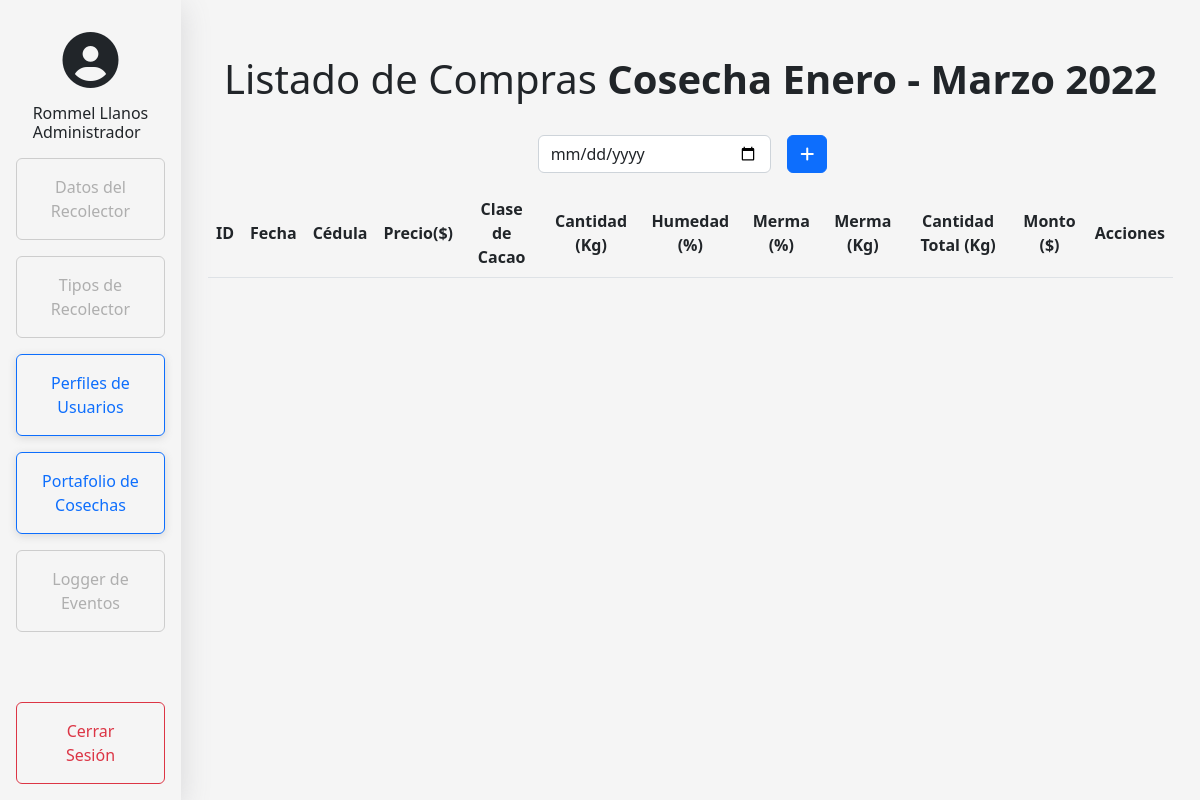
The page /cosechas/compras/1 (signed in) on the database as committed earlier.
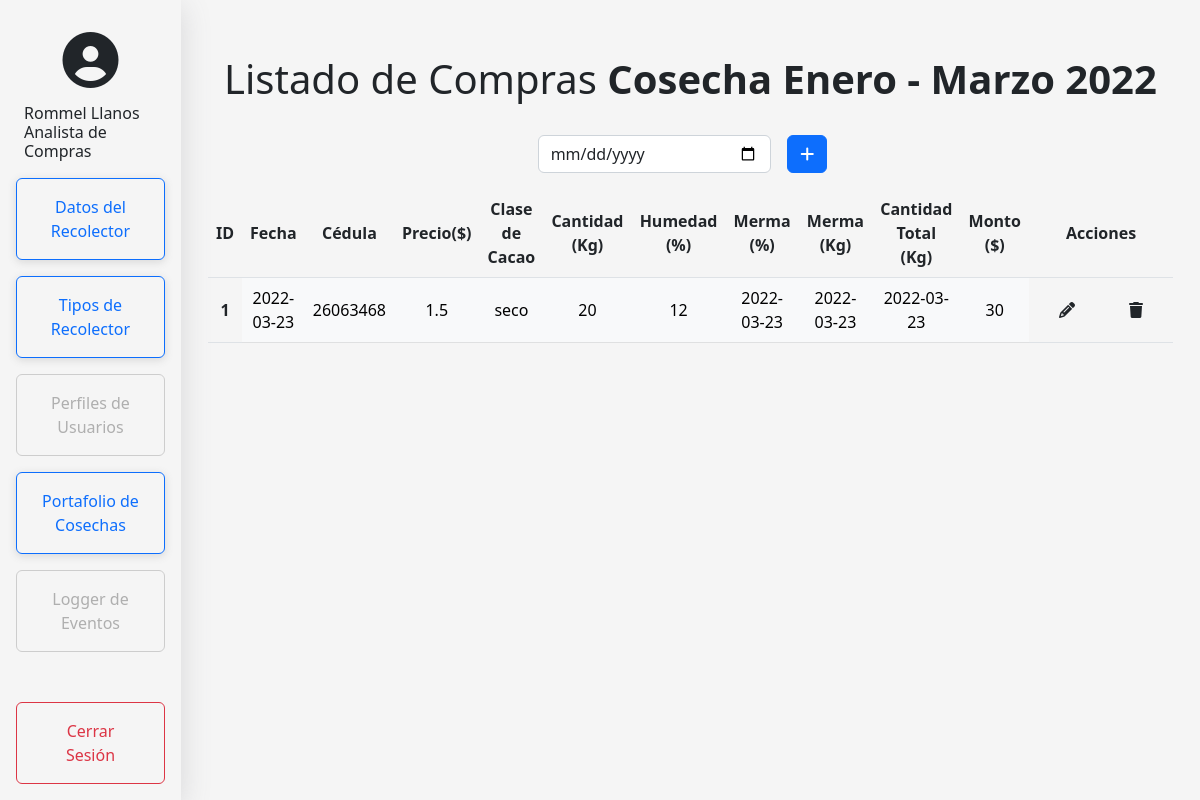
The same page on the database as committed later.
### model.py (models this page shows, shortened)
class Cosecha(db.Base):
    __tablename__ = 'cosecha'
    id = Column(Integer, primary_key=True, autoincrement = True)
    descripcion = Column(String, nullable=False)
    inicio = Column(Date, default=datetime.datetime.now())
    fin = Column(Date, default=datetime.datetime.now())
    numCosecha = relationship("Usuario")
    activa = Column(Integer, nullable = False)

class Compra(db.Base):
    __tablename__ = 'compra'
    id = Column(Integer, primary_key=True, autoincrement = True)
    fecha = Column(Date, default=datetime.datetime.now())
    cedula = Column(Integer, ForeignKey("recolector.id"))
    tipo = Column(Integer, ForeignKey("tiporecolector.id"))
    precio = Column(Integer, default=0)
    cacao = Column(String, nullable=False)
    cantidad = Column(Integer, nullable=False)
    monto = Column(Integer, nullable=False)
    humedad = Column(Integer, nullable=False)

### app.py (the view)
@app.route('/cosechas/compras/<id_cosecha>',methods=['GET','POST','PUT'])
def compras(id_cosecha):
    if 'username' in session:
        if session['rol'] == 1 or session['rol'] == 0:
            cosecha = db1.session.query(Cosecha).filter_by(id = id_cosecha).first()
            tipos = obtenerTiposRecolectores()
            recolectores = obtenerRecolectores()
            compras = obtenerCompras()
            if request.method=='POST':
                if recolectores != []:
                    generarCompra(request.form["id"],
                                request.form["fecha"],
                                request.form["cedula"],
                                request.form["cacao"],
                                request.form["cantidad"],
                                request.form["humedad"],
                                )
                    return render_template('compras.html',recolectores=recolectores, tipos=tipos, compras=compras, cosecha=cosecha)
                else:
                    flash("No se puede agregar la compra, no existen recolectores")
                    return render_template('compras.html',recolectores=recolectores, tipos=tipos, compras=compras, cosecha=cosecha)
            else:
                return render_template('compras.html',recolectores=recolectores, tipos=tipos, compras=compras, cosecha=cosecha)
        else:
            return redirect(url_for('home'))
    else:
       return redirect(url_for('login'))

### app.py (called while the page is built)
def obtenerRecolectores():
    recolectores = db1.session.query(Recolector).filter_by().all()
    return recolectores

def obtenerTiposRecolectores():
    tiposRecolectores = db1.session.query(TipoRecolector).filter_by().all()
    return tiposRecolectores

def obtenerCompras():
    compras = db1.session.query(Compra).filter_by().all()
    return compras

### templates/compras.html (shortened to what this page needs)
{% extends './home.html' %}
{% block customCSS %}
<link rel="stylesheet" href="{{ url_for('static',filename='css/login.css') }}">
{% endblock %}
{% block body %}
<main class="form-signin w-100 mb-auto mt-3 text-center justify-content-md-center row">
    {% if cosecha %}
        <h2 class=" my-4 fade-in display-6">Listado de Compras <b class="fw-bold">Cosecha {{cosecha.descripcion}}</b> </h2>
    {%endif%}
  <div class="row justify-content-md-center fade-in">
    <div class="col-md-4 d-flex justify-content-end">
          <input type="date" class="form-control my-2 search" id="myInput" onkeyup="search()" placeholder="Buscar por fecha...">
          <button type="button" class="btn btn-primary my-2 mx-3" data-bs-toggle="modal" data-bs-target="#AgregarCosecha">
            <i class="fa-solid fa-plus"></i>
          </button>
    </div>
  </div>
  {%if cosecha%}
      <div class="row justify-content-md-center fade-in">
        <div class="col-12 col-md-12 table-responsive">
          <table class="table mt-2 table-hover " id = "compras">
            <thead>
              <th scope="col">ID</th>
              <th scope="col">Fecha</th>
              <th scope="col">Cédula</th>
              <th scope="col">Precio($)</th>
              <th scope="col">Clase de Cacao</th>
              <th scope="col">Cantidad (Kg)</th>
              <th scope="col">Humedad (%)</th>
              <th scope="col">Merma (%)</th>
              <th scope="col">Merma (Kg)</th>
              <th scope="col">Cantidad Total (Kg)</th>
              <th scope="col">Monto ($)</th>
              <th scope="col">Acciones</th>
            </thead>
            <tbody>
              {%for compra in compras%}
              <tr class=" deleteOut tdEdit">
                  <th scope="row" id="{{compra.id}}">{{compra.id}}</th>
                  <form name="editCompra{{compra.id}}" action="/compras/update" method="POST">
                    <td class="table-light tdEdit" type="username" id="username">{{compra.fecha}}</td>
                    <td class="table-light tdEdit" type="username" id="username">{{compra.cedula}}</td>
                    <td class="table-light tdEdit" type="username" id="username">{{compra.precio}}</td>
                    <td class="table-light tdEdit" type="username" id="username">{{compra.cacao}}</td>
                    <td class="table-light tdEdit" type="username" id="username">{{compra.cantidad}}</td>
                    <td class="table-light tdEdit" type="username" id="username">{{compra.humedad}}</td>
                    <td class="table-light tdEdit" type="username" id="username">{{compra.fecha}}</td>
                    <td class="table-light tdEdit" type="username" id="username">{{compra.fecha}}</td>
                    <td class="table-light tdEdit" type="username" id="username">{{compra.fecha}}</td>
                    <td class="table-light tdEdit" type="username" id="username">{{compra.monto}}</td>
                  </form>
                  <td class="col-1">
                    <div class="cont">
                      <button id="editbtn" method="POST" class="edit pencil btn" role="button" onclick="handleEdit()" title="Editar Cosecha">
                        <div>
                          <i class="fa-solid fa-pencil"></i>
                        </div>
                      </button>
                      <form name="delete" action="/cosechas/delete" method="POST" class="edit trash btn" role="button" onclick="handleDelete();" title="Eliminar Cosecha">
                        <div >
                          <i class="fa-solid fa-trash"></i>
                        </div>
                      </form>
                    </div>
                  </td>
              </tr>
              {%endfor%}
            </tbody>
          </table>
        </div>
      </div>
  {%endif%}
</main>
{% endblock %}

### templates/home.html (shortened to what this page needs)
{% extends './base.html' %}
    {% block menu %}
    {% if 'username' in session%}
    <div class="d-flex flex-column p-3 bg-light sidebar " style="width: 17%; height: 100%;">
        <ul  role="button" onclick="window.location = '/'"class="nav d-flex mb-3 mr-3 justify-content-center fade-in" name="home">
            <li class=" d-flex centerList flex-column">
                <i class="fa-solid fa-circle-user display-4 m-3"></i>
            </li>
            <li class=" justify-content-center flex-column centerList mx-2" >
                <h6 class="text-left centerList">
                    {{ session['nombres'] + ' ' + session['apellidos']}}
                </h6>
                <h6 class="text-left fw-light centerList">
                    {% if session['rol'] == 0%}
                    Analista de Compras
                    {%elif session['rol'] == 1 %}
                    Administrador
                    {%else%}
                    Vendedor
                    {%endif%}
                </h6>
            </li>
        </ul>
        <ul class="nav nav-pills flex-column mb-auto upList justify-content-md-center" id="menuList">
            {% if session['rol'] == 0 %}
            <li class="align-items-center justify-content-md-center fade-in">
                <a href="{{ url_for('recolector') }}" class="w-100">
                    <button class="nav-item btn btn-outline-primary mb-3 px-4 py-3">
                        Datos del Recolector
                    </button>
                </a>
            </li>
            <li class="align-items-center justify-content-md-center fade-in">
                <a href="{{ url_for('tipo_prod') }}" class="w-100">
                    <button class="nav-item btn btn-outline-primary mb-3 px-4 py-3">
                        Tipos de Recolector
                    </button>
                </a>
            </li>
            {% else %}
            <li class="align-items-center justify-content-md-center fade-in">
                <a href="#" class="w-100 disabled">
                    <button class="nav-item btn btn-outline-primary mb-3 px-4 py-3 disabled">
                         Datos del Recolector
                    </button>
                </a>
            </li>
            <li class="align-items-center justify-content-md-center fade-in">
                <a href="#" class="w-100 disabled">
                    <button class="nav-item btn btn-outline-primary mb-3 px-4 py-3 disabled">
                        Tipos de Recolector
                    </button>
                </a>
            </li>
            {% endif %}
            {% if session['rol'] == 1 %}
            <li class="align-items-center justify-content-md-center fade-in">
                <a href="{{ url_for('admin') }}" class="w-100">
                    <button class="nav-item btn btn-outline-primary mb-3 px-4 py-3">
                        Perfiles de Usuarios
                    </button>
                </a>
            </li>
            {% else %}
            <li class="align-items-center justify-content-md-center fade-in">
                <a href="#" class="w-100 disabled">
                    <button class="nav-item btn btn-outline-primary mb-3 px-4 py-3 disabled">
                        Perfiles de Usuarios
                    </button>
                </a>
            </li>
            {% endif %}
            {% if session['rol'] == 1 or session['rol'] == 0 %}
            <li class="align-items-center justify-content-md-center fade-in">
                <a href="{{ url_for('cosechas') }}" class="w-100">
                    <button class="nav-item btn btn-outline-primary mb-3 px-4 py-3">
                        Portafolio de Cosechas
                    </button>
                </a>
            </li>
            {% endif %}
            {% if session['rol'] == 2 %}
            <li class="align-items-center justify-content-md-center fade-in">
                <a href="#" class="w-100">
                    <button class="nav-item btn btn-outline-primary mb-3 px-4 py-3">
                        Logger de Eventos
                    </button>
                </a>
            </li>
            {%else%}
            <li class="align-items-center justify-content-md-center fade-in">
                <a href="#" class="w-100 disabled">
                    <button class="nav-item btn btn-outline-primary mb-3 px-4 py-3 disabled">
                        Logger de Eventos
                    </button>
                </a>
            </li>
            {%endif%}
        </ul>
        <ul class="nav nav-pills flex-column upList">
            <li class="align-items-center justify-content-md-center fade-in">
                <a href="/logout" class="w-100">
                    <button class="btn btn-outline-danger px-4 py-3 logout">
                        Cerrar Sesión
                    </button>
                </a>
            </li>
        </ul>
    </div>
    {%endif%}
        {% block body %}{% endblock %}
    {% endblock %}

### templates/base.html (shortened to what this page needs)
<!DOCTYPE html>
<html lang="en">
<head>
    <link href="https://cdn.jsdelivr.net/npm/bootstrap@5.2.0-beta1/dist/css/bootstrap.min.css"
        rel="stylesheet"
>
    {% block customCSS %}
    {% endblock %}
</head>
<body>
    {% block menu %}
    {% endblock %}
</body>
</html>

### static/css/login.css (style rules this page uses)
html, body { height: 100%; }
a.disabled { pointer-events: none; cursor: default; }
body { display: flex; align-items: center; background-color: #f5f5f5; }
.sidebar { box-shadow: rgba(99, 99, 99, 0.6) 0px 2px 8px 0px; box-shadow: rgba(100, 100, 111, 0.2) 0px 7px 29px 0px; background-color: #f5f5f5 !important; }
.nav-item.disabled { border-color: #b7b7b7; box-shadow: none; color: #898989 }
.nav-item { background-color: #f5f5f5; box-shadow: rgba(99, 99, 99, 0.2) 0px 2px 8px 0px; transition: 0.5s; width: 100% !important; }
.logout { width: 100%; }
.upList { display: flex; flex-direction: column !important; }
.upList>:last-child { margin-top: auto !important; }
.centerList { margin:auto 0px; }
.form-signin { padding: 15px; }
.cont { display: flex; flex: 0 0 auto; justify-content: center; padding: 0px; margin: -5px; }
form.edit { display: flex !important; flex: 1 0 0%; justify-content: center !important; padding: 6px 20px !important; border-radius: 40rem !important; }
button.edit { display: flex !important; flex: 1 0 0%; justify-content: center !important; padding: 6px 20px !important; border-radius: 40rem !important; }
.trash { margin: 0 6px !important; }
.pencil { margin: 0 6px !important; }
.fade-in { opacity:0; -webkit-animation:fadeIn ease-in 1; -moz-animation:fadeIn ease-in 1; animation:fadeIn ease-in 1; -webkit-animation-fill-mode:forwards; -moz-animation-fill-mode:forwards; animation-fill-mode:forwards; -webkit-animation-duration:0.3s; -moz-animation-duration:0.3s; animation-duration:0.3s; }
.table-light { vertical-align: middle; }
th { vertical-align: middle; }
td { text-align: center; vertical-align: middle; }

Rows that differ between the two databases and show on the page:
added Compra: id "1", fecha "2022-03-23", cedula "26063468", precio "1.5", cacao "seco", cantidad "20", humedad "12", monto "30"
Other text that changed with them:
text no longer shown: "Administrador"
text now shown: "Analista de Compras"
